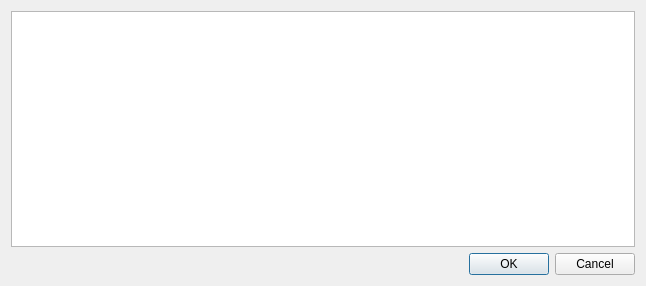
<ui version="4.0" >
 <class>Dialog</class>
 <widget class="QDialog" name="Dialog" >
  <property name="geometry" >
   <rect>
    <x>0</x>
    <y>0</y>
    <width>646</width>
    <height>286</height>
   </rect>
  </property>
  <property name="windowTitle" >
   <string>Dialog</string>
  </property>
  <layout class="QVBoxLayout" name="verticalLayout" >
   <item>
    <widget class="QTableWidget" name="tableWidget" />
   </item>
   <item>
    <widget class="QDialogButtonBox" name="buttonBox" >
     <property name="orientation" >
      <enum>Qt::Horizontal</enum>
     </property>
     <property name="standardButtons" >
      <set>QDialogButtonBox::Cancel|QDialogButtonBox::Ok</set>
     </property>
    </widget>
   </item>
  </layout>
 </widget>
 <resources/>
 <connections>
  <connection>
   <sender>buttonBox</sender>
   <signal>accepted()</signal>
   <receiver>Dialog</receiver>
   <slot>accept()</slot>
   <hints>
    <hint type="sourcelabel" >
     <x>248</x>
     <y>254</y>
    </hint>
    <hint type="destinationlabel" >
     <x>157</x>
     <y>274</y>
    </hint>
   </hints>
  </connection>
  <connection>
   <sender>buttonBox</sender>
   <signal>rejected()</signal>
   <receiver>Dialog</receiver>
   <slot>reject()</slot>
   <hints>
    <hint type="sourcelabel" >
     <x>316</x>
     <y>260</y>
    </hint>
    <hint type="destinationlabel" >
     <x>286</x>
     <y>274</y>
    </hint>
   </hints>
  </connection>
 </connections>
</ui>
